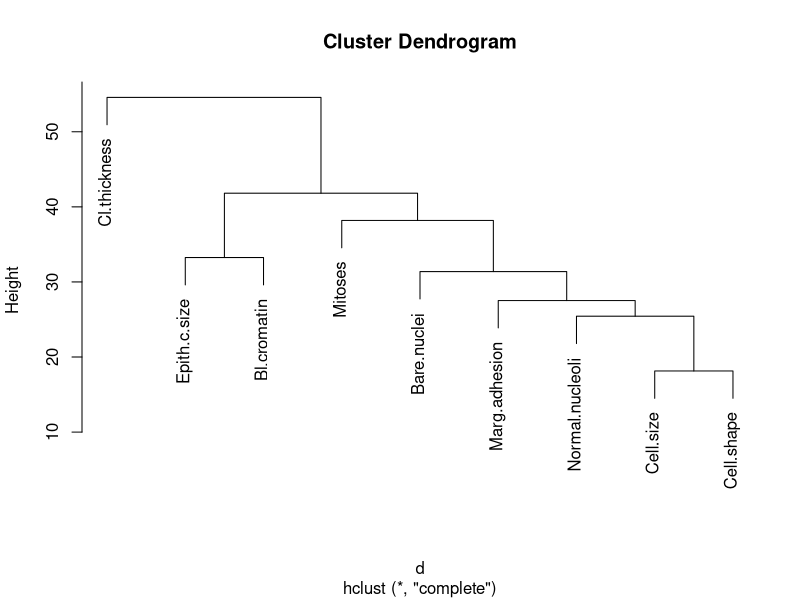

Write the R code that produced this figure.
## ---- chunk 1
knitr::opts_chunk$set(echo = TRUE)
## ---- chunk 2
library(mlbench)
data(BreastCancer)
knitr::kable(head(BreastCancer), caption = "mlbench: Wisconsin Breast Cancer Dataset")
## ---- chunk 3
cancer <- na.omit(subset(BreastCancer, select = -c(Id, Class)))
nrow(BreastCancer)-nrow(cancer)
## ---- chunk 4
m.cancer <- as.matrix(sapply(cancer, as.numeric))
m.cancer <- t(m.cancer)
m.cancer <- scale(m.cancer)
## ---- chunk 5
d <- dist(m.cancer, method = "euclidean")
clustree <- hclust(d)
plot(clustree)
